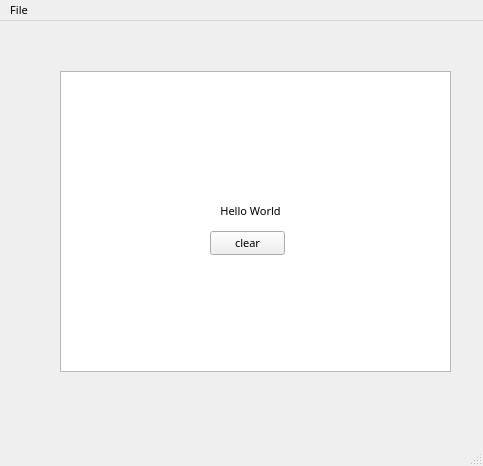
<?xml version="1.0" encoding="UTF-8"?>
<ui version="4.0">
 <class>MainWindow</class>
 <widget class="QMainWindow" name="MainWindow">
  <property name="enabled">
   <bool>true</bool>
  </property>
  <property name="geometry">
   <rect>
    <x>0</x>
    <y>0</y>
    <width>483</width>
    <height>466</height>
   </rect>
  </property>
  <property name="font">
   <font>
    <family>HY견명조</family>
    <pointsize>8</pointsize>
   </font>
  </property>
  <property name="windowTitle">
   <string>MainWindow</string>
  </property>
  <widget class="QWidget" name="centralwidget">
   <widget class="QTableView" name="tableView">
    <property name="enabled">
     <bool>true</bool>
    </property>
    <property name="geometry">
     <rect>
      <x>60</x>
      <y>50</y>
      <width>391</width>
      <height>301</height>
     </rect>
    </property>
   </widget>
   <widget class="QPushButton" name="pushButton">
    <property name="geometry">
     <rect>
      <x>210</x>
      <y>210</y>
      <width>75</width>
      <height>24</height>
     </rect>
    </property>
    <property name="font">
     <font>
      <family>HY견고딕</family>
      <pointsize>8</pointsize>
     </font>
    </property>
    <property name="text">
     <string>clear</string>
    </property>
   </widget>
   <widget class="QLabel" name="label">
    <property name="geometry">
     <rect>
      <x>180</x>
      <y>180</y>
      <width>141</width>
      <height>20</height>
     </rect>
    </property>
    <property name="focusPolicy">
     <enum>Qt::FocusPolicy::NoFocus</enum>
    </property>
    <property name="contextMenuPolicy">
     <enum>Qt::ContextMenuPolicy::DefaultContextMenu</enum>
    </property>
    <property name="text">
     <string>Hello World</string>
    </property>
    <property name="alignment">
     <set>Qt::AlignmentFlag::AlignCenter</set>
    </property>
    <property name="wordWrap">
     <bool>true</bool>
    </property>
    <property name="margin">
     <number>1</number>
    </property>
    <property name="openExternalLinks">
     <bool>false</bool>
    </property>
   </widget>
  </widget>
  <widget class="QMenuBar" name="menubar">
   <property name="geometry">
    <rect>
     <x>0</x>
     <y>0</y>
     <width>483</width>
     <height>17</height>
    </rect>
   </property>
   <widget class="QMenu" name="menuFile">
    <property name="title">
     <string>File</string>
    </property>
    <addaction name="actionOpen"/>
    <addaction name="actionNew"/>
   </widget>
   <addaction name="menuFile"/>
  </widget>
  <widget class="QStatusBar" name="statusbar"/>
  <action name="actionOpen">
   <property name="text">
    <string>Open</string>
   </property>
  </action>
  <action name="actionNew">
   <property name="checkable">
    <bool>false</bool>
   </property>
   <property name="text">
    <string>New</string>
   </property>
  </action>
 </widget>
 <resources/>
 <connections/>
</ui>
